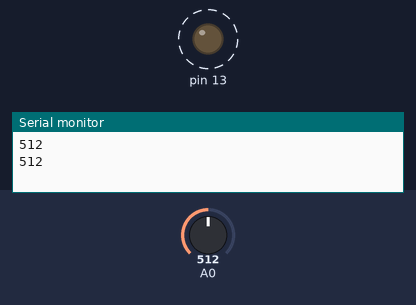
Recording of a sketch running on a simulated Arduino Uno, built with avr-gcc and run on an emulated ATmega328P. Parts: output pins drawn as LEDs (lit = HIGH), the last lines printed to the serial monitor. Dashed ring = blinking. Inputs (shaded band) come from the test bench; at power-on: A0 = 512.

Above: at 1.8 s.
1.9 s: A0 set to 306
At 2.2 s:
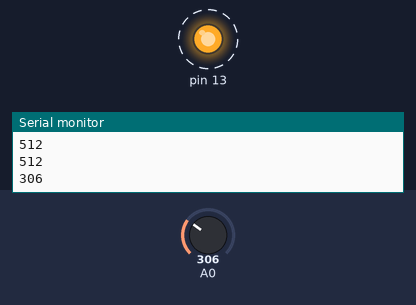
5.4 s: A0 set to 122
At 5.57 s:
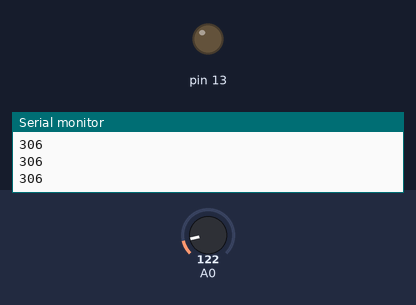
Timing chart, 0 to 14.9 s (numbered marks = the images above; inputs shaded):
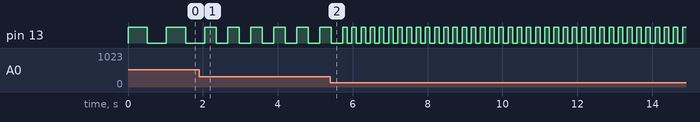

The sketch:

14-1.ino
```cpp
// C++ code
//
int SensorValue=0;
void setup()
{
  pinMode(A0, INPUT);
  pinMode(13, OUTPUT);
  Serial.begin(9600);
}

void loop()
{
  SensorValue=analogRead(A0);
  Serial.println(SensorValue);
  delay(1);
  digitalWrite(13, HIGH);
  delay(SensorValue); // Wait for 1000 millisecond(s)
  digitalWrite(13, LOW);
  delay(SensorValue); // Wait for 1000 millisecond(s)
}
```

Measured:
- after the input at 1.9 s, pin 13: alternates HIGH for 0.31 s and LOW for 0.31 s, starting after 0.46 s
- by itself, pin 13: alternates HIGH for 0.51 s and LOW for 0.51 s
